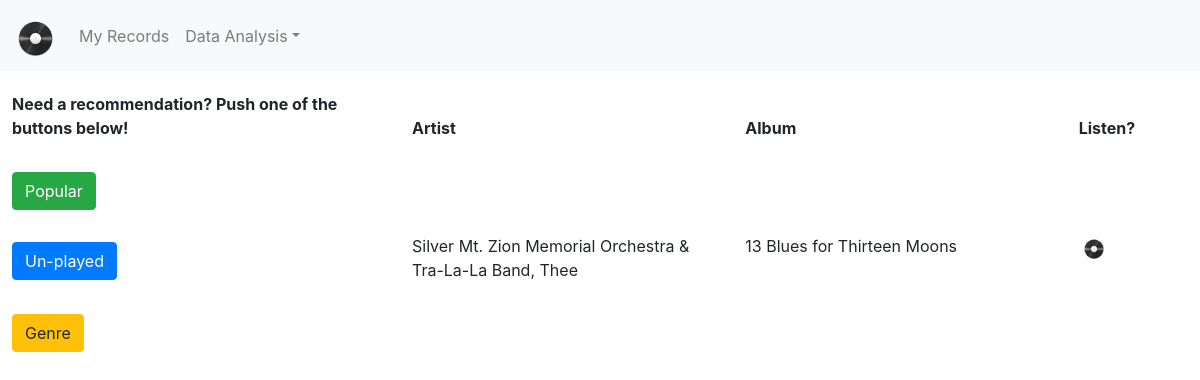
The page /un_played/ on the database as committed earlier.
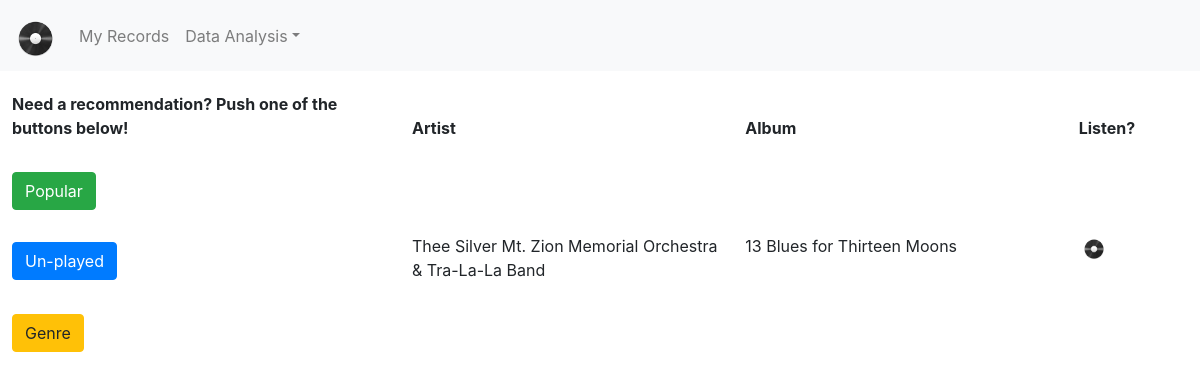
The same page on the database as committed later.
### tables this page shows
CREATE TABLE records (id integer primary key, artist_name varchar(765), album_name varchar(765), genre varchar(765), play_count integer, last_played timestamp, ignore, date_added timestamp, release_type varchar(765) default '', sort_order integer, artist_name_sort);

### main.py (the view)
@app.route('/un_played/')
def un_played():
    mprows = [('','','')]
    uprows = recommendations.recommendation('un_played')
    grows = [('','','')]
    sleep(1)
    return render_template('index.html', mprows=mprows, uprows=uprows, grows=grows)

### templates/index.html
{% extends "base.html" %}
{% set active_page = "index" %}
{% block content %}
<table class="table table-borderless">
	<thead>
		<th style="width:30%">Need a recommendation? Push one of the buttons below!</th>
		<th style="width:25%">Artist</th>
		<th style="width:25%">Album</th>
		<th style="width:10%">Listen?</th>
	</thead>
	<tbody>
		<tr>
			<td><a class="btn btn-success mt-2" href="{{ url_for('most_popular') }}">Popular</a></td>
			<td>{{ mprows[0][1] }}</td>
			<td>{{ mprows[0][2] }}</td>
			{% if mprows[0][0] != '' %}
			<td><a href="{{ url_for('listen_to_record', id=mprows[0][0]) }}" class=""><img src="/static/record.png" class="rounded p-1" height="30"></a></td>
			{% else %}
			<td></td>
			{% endif %}
		</tr>
		<tr>
			<td><a class="btn btn-primary mt-2" href="{{ url_for('un_played') }}">Un-played</a></td>
			<td>{{ uprows[0][1] }}</td>
			<td>{{ uprows[0][2] }}</td>
			{% if uprows[0][0] != '' %}
			<td><a href="{{ url_for('listen_to_record', id=uprows[0][0]) }}" class=""><img src="/static/record.png" class="rounded p-1" height="30"></a></td>
			{% else %}
			<td></td>
			{% endif %}
		</tr>
		<tr>
			<td><a class="btn btn-warning mt-2" href="{{ url_for('genre') }}">Genre</a></td>
			<td>{{ grows[0][1] }}</td>
			<td>{{ grows[0][2] }}</td>
			{% if grows[0][0] != '' %}
			<td><a href="{{ url_for('listen_to_record', id=grows[0][0]) }}" class=""><img src="/static/record.png" class="rounded p-1" height="30"></a></td>
			{% else %}
			<td></td>
			{% endif %}
		</tr>
	</tbody>
</table>
{% endblock %}

### templates/base.html (shortened to what this page needs)
<!doctype html>
<html lang="en">
<head>
    <link rel="stylesheet" href="https://stackpath.bootstrapcdn.com/bootstrap/4.5.1/css/bootstrap.min.css">
    <link href="/docs/4.2/dist/css/bootstrap.min.css" rel="stylesheet">
    <link rel="stylesheet" src="extensions/sticky-header/bootstrap-table-sticky-header.css">
</head>
<body style="padding-top: 80px;">
    <nav class="navbar navbar-expand-lg fixed-top navbar-light bg-light">
      <a class="navbar-brand" href="{{ url_for('index') }}"><img src="/static/record.png" height="45" style="padding-top: 6px;"></a>
      <div class="collapse navbar-collapse" id="navbarCollapse">
          <ul class="navbar-nav mr-auto">
              <li class="nav-item {{ 'active' if active_page == 'my_records' else '' }}"><a class="nav-link" href="{{ url_for('my_records') }}">My Records</a></li>
              <li class="nav-item dropdown {{ 'active' if active_page == 'data_analysis' else '' }}">
                    <a class="nav-link dropdown-toggle" id="navbarDropdownMenu" data-toggle="dropdown" aria-haspopup="true" aria-expanded="false">Data Analysis</a>
          </ul>
      </div>
    </nav>
{% block content %}{% endblock %}
</body>
</html>

### templates/base.html (style rules this page uses)
body { padding-top:50px; }
th { position: sticky; top: 65px; background: white; }
.table-borderless td, .table-borderless th { border: 0; }

Rows that differ between the two databases and show on the page:
changed records "13 Blues for Thirteen Moons": artist_name "Silver Mt. Zion Memorial Orchestra & Tra-La-La Band, Thee" → "Thee Silver Mt. Zion Memorial Orchestra & Tra-La-La Band"
